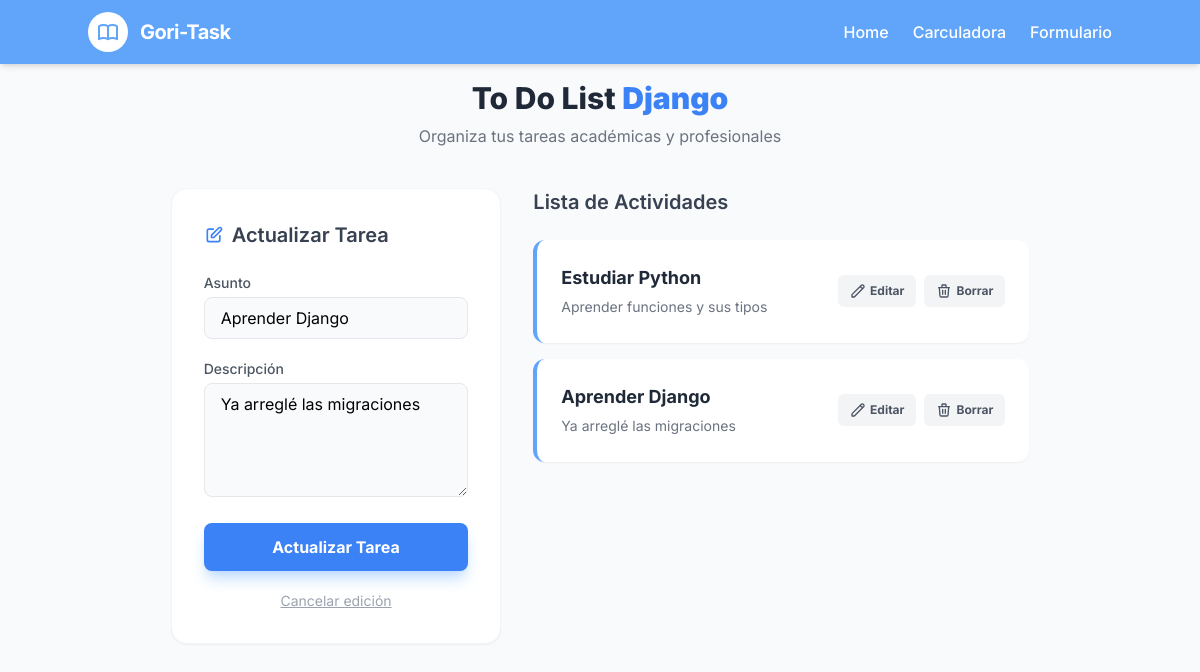
Page /todolist/update/1 on the committed database.
### components/todolist/models.py (models this page shows, shortened)
class task(models.Model):
    subject = models.CharField(max_length=50)
    description = models.CharField(max_length=250)

### components/todolist/views.py (the view)
# urls.py: path('update/<int:task_id>', views.update_form, name='update_form'),
def update_form(request, task_id):
    db_data = task.objects.all()
    db_data_only = task.objects.get(pk=task_id)
    context = {
        'db_data': db_data[::-1],
        'update': db_data_only,
        'task_id': task_id,
    }
    return render(request, 'todolist/todolist.html', context)

### components/todolist/templates/todolist/todolist.html (shortened to what this page needs)
<!DOCTYPE html>
<html lang="es">
<head>
    <script src="https://cdn.tailwindcss.com"></script>
</head>
<body class="bg-gray-50 min-h-screen">
    <header class="bg-blue-400 p-3 shadow-md mb-4">
        <nav class="container mx-auto flex items-center justify-between">
            <div class="flex items-center space-x-3">
                <div class="bg-white p-1 rounded-full">
                  <div class="bg-white p-1 rounded-full text-blue-400">
                </div>
                </div>
                <span class="text-white text-xl font-bold tracking-tight">Gori-Task</span>
            </div>
            <ul class="flex space-x-6 list-none">
                <li>
                    <a href="/" class="text-white transition-colors duration-300 hover:text-gray-200 font-medium">
                        Home
                    </a>
                </li>
                <li>
                    <a href="/carculadora" class="text-white transition-colors duration-300 hover:text-gray-200 font-medium">
                        Carculadora
                    </a>
                </li>
                <li>
                    <a href="/formulario" class="text-white transition-colors duration-300 hover:text-gray-200 font-medium">
                        Formulario
                    </a>
                </li>
            </ul>
        </nav>
    </header>
    <main class="container mx-auto px-4">
        <div class="text-center mb-10">
            <h1 class="text-3xl font-extrabold text-gray-800">To Do List <span class="text-blue-500 font-black">Django</span></h1>
            <p class="text-gray-500 mt-2">Organiza tus tareas académicas y profesionales</p>
        </div>
        <div class="flex flex-col lg:flex-row gap-8 justify-center items-start">
            <div class="w-full lg:w-1/3 bg-white rounded-2xl shadow-sm border border-gray-100 p-8 sticky top-10">
                <h2 class="text-xl font-semibold text-gray-700 mb-6 flex items-center gap-2">
                    {% if update %}
                        <svg class="w-5 h-5 text-blue-500" fill="none" stroke="currentColor" viewBox="0 0 24 24"><path stroke-linecap="round" stroke-linejoin="round" stroke-width="2" d="M11 5H6a2 2 0 00-2 2v11a2 2 0 002 2h11a2 2 0 002-2v-5m-1.414-9.414a2 2 0 112.828 2.828L11.828 15H9v-2.828l8.586-8.586z"></path></svg>
                        Actualizar Tarea
                    {% else %}
                        <svg class="w-5 h-5 text-blue-500" fill="none" stroke="currentColor" viewBox="0 0 24 24"><path stroke-linecap="round" stroke-linejoin="round" stroke-width="2" d="M12 4v16m8-8H4"></path></svg>
                        Nueva Tarea
                    {% endif %}
                </h2>
                <form method="post" action="{% if update %}{% url 'update' %}{% else %}{% url 'insert' %}{% endif %}" class="space-y-5">
                    <div>
                        <label for="subject" class="block text-sm font-medium text-gray-600 mb-1">Asunto</label>
                        <input type="text" value="{{ update.subject }}" name="subject" id="subject" required
                            class="w-full px-4 py-2 bg-gray-50 border border-gray-200 rounded-lg focus:ring-2 focus:ring-blue-400 focus:bg-white outline-none transition-all">
                    </div>
                    <div>
                        <label for="description" class="block text-sm font-medium text-gray-600 mb-1">Descripción</label>
                        <textarea name="description" id="description" rows="4" required
                            class="w-full px-4 py-2 bg-gray-50 border border-gray-200 rounded-lg focus:ring-2 focus:ring-blue-400 focus:bg-white outline-none transition-all">{{ update.description }}</textarea>
                    </div>
                    {% if update %}
                        <button type="submit" class="w-full bg-blue-500 hover:bg-blue-600 text-white font-bold py-3 rounded-lg shadow-lg shadow-blue-200 transition-all transform active:scale-95">
                            Actualizar Tarea
                        </button>
                        <a href="{% url 'todolist' %}" class="block text-center text-sm text-gray-400 hover:text-gray-600 mt-4 underline">Cancelar edición</a>
                    {% else %}
                        <button type="submit" class="w-full bg-blue-400 hover:bg-blue-500 text-white font-bold py-3 rounded-lg shadow-lg shadow-blue-100 transition-all transform active:scale-95">
                            Añadir a la lista
                        </button>
                    {% endif %}
                </form>
            </div>
            <div class="w-full lg:w-1/2 space-y-4">
                <h2 class="text-xl font-semibold text-gray-700 mb-6">Lista de Actividades</h2>
                {% for data in db_data %}
                <div class="group bg-white p-6 rounded-xl shadow-sm border-l-4 border-blue-400 flex flex-col md:flex-row md:items-center justify-between hover:shadow-md transition-all">
                    <div class="space-y-1">
                        <h3 class="text-lg font-bold text-gray-800">{{ data.subject }}</h3>
                        <p class="text-gray-500 text-sm leading-relaxed">{{ data.description }}</p>
                    </div>
                    <div class="flex items-center gap-2 mt-4 md:mt-0 md:ml-4">
                        <a href="{% url 'update_form' data.id %}"
                            class="flex items-center gap-1 bg-gray-100 hover:bg-blue-100 text-gray-600 hover:text-blue-600 px-3 py-2 rounded-md text-xs font-bold transition-colors">
                            <svg class="w-4 h-4" fill="none" stroke="currentColor" viewBox="0 0 24 24"><path stroke-linecap="round" stroke-linejoin="round" stroke-width="2" d="M15.232 5.232l3.536 3.536m-2.036-5.036a2.5 2.5 0 113.536 3.536L6.5 21.036H3v-3.572L16.732 3.732z"></path></svg>
                            Editar
                        </a>
                        <a href="{% url 'delete' data.id %}"
                            class="flex items-center gap-1 bg-gray-100 hover:bg-red-100 text-gray-600 hover:text-red-600 px-3 py-2 rounded-md text-xs font-bold transition-colors">
                            <svg class="w-4 h-4" fill="none" stroke="currentColor" viewBox="0 0 24 24"><path stroke-linecap="round" stroke-linejoin="round" stroke-width="2" d="M19 7l-.867 12.142A2 2 0 0116.138 21H7.862a2 2 0 01-1.995-1.858L5 7m5 4v6m4-6v6m1-10V4a1 1 0 00-1-1h-4a1 1 0 00-1 1v3M4 7h16"></path></svg>
                            Borrar
                        </a>
                    </div>
                </div>
                {% empty %}
                <div class="text-center py-20 bg-gray-100 rounded-2xl border-2 border-dashed border-gray-200 text-gray-400">
                    <p>No tienes tareas pendientes. ¡Buen trabajo!</p>
                </div>
                {% endfor %}
            </div>
        </div>
    </main>
</body>
</html>

### components/todolist/templates/todolist/todolist.html (style rules this page uses)
body { font-family: 'Inter', sans-serif; }

### rows in the picture
task: subject "Aprender Django", description "Ya arreglé las migraciones"
task: subject "Estudiar Python", description "Aprender funciones y sus tipos"
